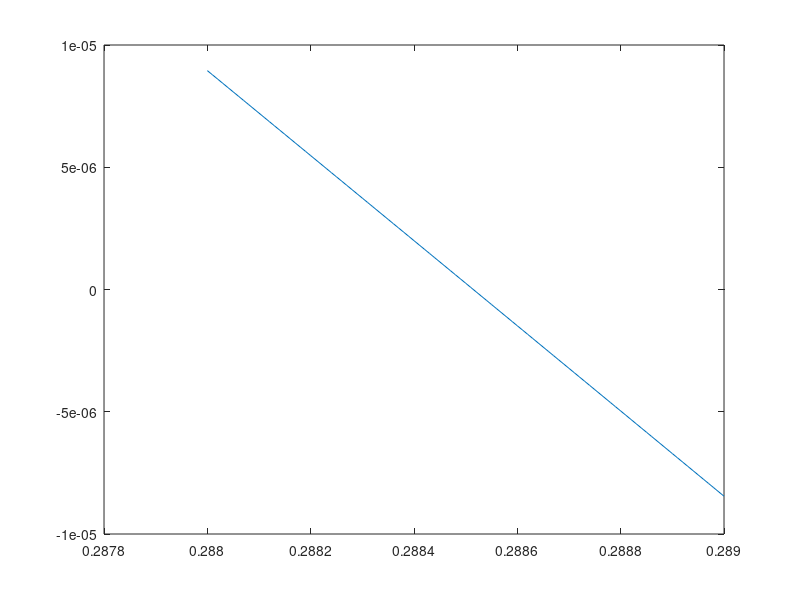

Here is the MATLAB script that generated this plot:
function test5
h = 0.2;
z = 1i*h;
alpha = 2;
th = 0.288:0.00001:0.289;
y = sinh(z/2)./cosh(z*th)./z-sinh(alpha*z/2)./cosh(alpha*z*th)./alpha./z;
plot(th,y);
